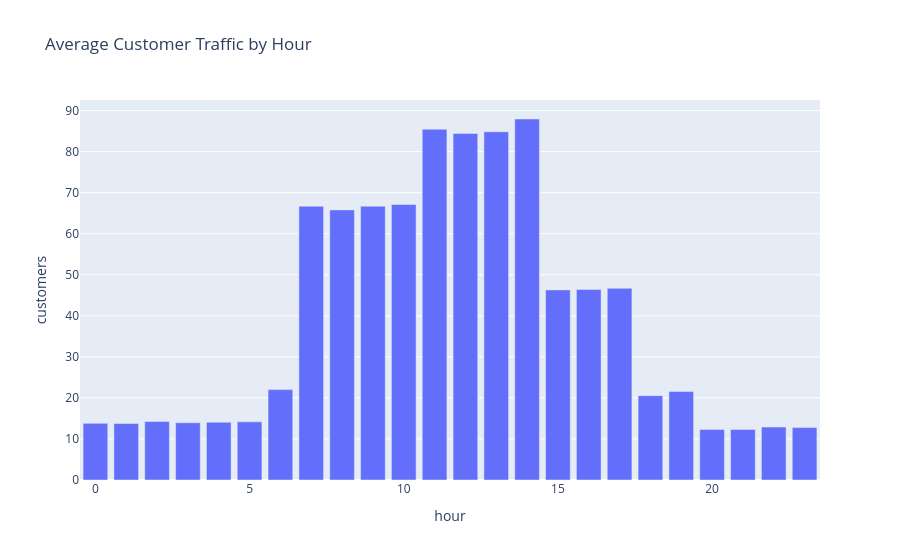

Notebook cell for this chart:
### Code cell
fig = px.bar(
    hourly_customers,
    x="hour",
    y="customers",
    title="Average Customer Traffic by Hour"
)

fig.show()

### Figure 1 — Plotly figure (JSON) as saved in the notebook; plotly's stock layout.template omitted (floating-point values rounded to 4 significant figures)
{"data": [{"hovertemplate": "hour=%{x}<br>customers=%{y}<extra></extra>", "legendgroup": "", "marker": {"color": "#636efa", "pattern": {"shape": ""}}, "name": "", "orientation": "v", "showlegend": false, "textposition": "auto", "type": "bar", "x": [0, 1, 2, 3, 4, 5, 6, 7, 8, 9, 10, 11, 12, 13, 14, 15, 16, 17, 18, 19, 20, 21, 22, 23], "xaxis": "x", "y": [13.8, 13.76, 14.26, 13.94, 14.06, 14.17, 22.02, 66.7, 65.81, 66.71, 67.12, 85.46, 84.44, 84.84, 87.96, 46.32, 46.44, 46.7, 20.56, 21.54, 12.29, 12.3, 12.9, 12.77], "yaxis": "y"}], "layout": {"barmode": "relative", "legend": {"tracegroupgap": 0}, "title": {"text": "Average Customer Traffic by Hour"}, "xaxis": {"anchor": "y", "domain": [0, 1], "title": {"text": "hour"}}, "yaxis": {"anchor": "x", "domain": [0, 1], "title": {"text": "customers"}}}}
